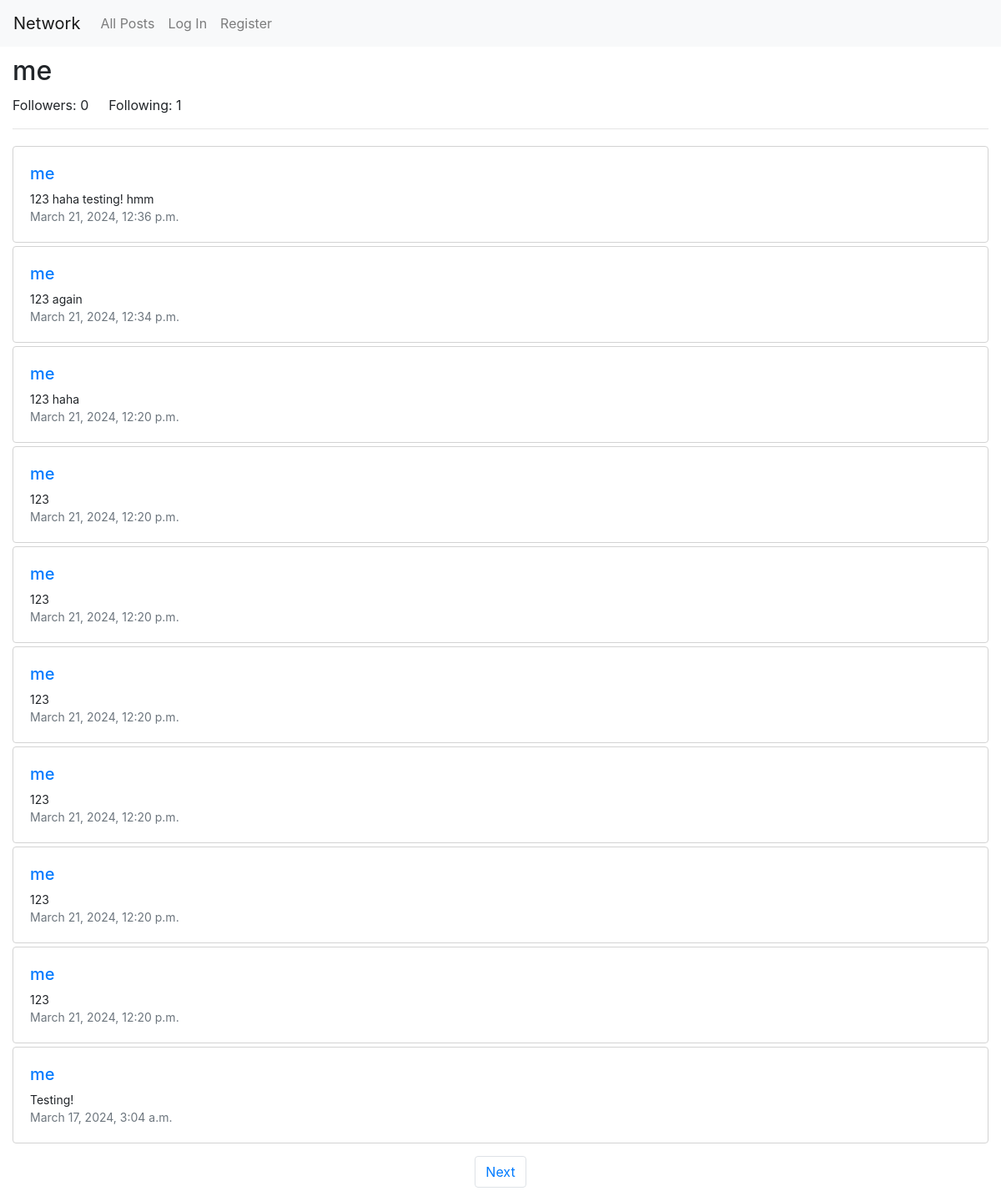
The app's page /profile/1 with its own data.
### network/models.py (models this page shows, shortened)
class User(AbstractUser):
    pass

class Post(models.Model):
    content = models.CharField(max_length=140)
    user = models.ForeignKey(User, on_delete=models.CASCADE, related_name="author")
    date = models.DateTimeField(auto_now_add=True)
    likes = models.IntegerField(default="0")

### network/views.py (the view)
# urls.py: path("profile/<int:user_id>", views.profile, name="profile"),
def profile(request, user_id):
    user = User.objects.get(pk=user_id)
    allPosts = Post.objects.filter(user=user).order_by("id").reverse()
    following = Follow.objects.filter(follower=user)
    followers = Follow.objects.filter(following=user)
    try:
        checkFollow = followers.filter(follower=User.objects.get(pk=request.user.id))
        if len(checkFollow) != 0:
            isFollowing = True
        else:
            isFollowing = False
    except:
        isFollowing = False
    paginator = Paginator(allPosts, 10)
    page_number = request.GET.get('page')
    posts_of_the_page = paginator.get_page(page_number)
    return render(request, "network/profile.html", {
        "posts_of_the_page": posts_of_the_page,
        "username": user.username,
        "following": following,
        "followers": followers,
        "isFollowing": isFollowing,
        "user_profile": user,
    })

### network/templates/network/profile.html (shortened to what this page needs)
{% extends "network/layout.html" %}
{% block body %}
    <h2 class="heading">{{ username }}</h2>
    <div class="d-flex">
        <p class="mr-4 mb-0">Followers: {{ followers.count }}</p>
        <p class="mr-4 mb-0">Following: {{ following.count }}</p>
    </div>
    <hr>
    <div class="all-posts">
        {% for post in posts_of_the_page %}
            <div class="post mt-1">
                <h5 class="username"><a href="{% url 'profile' user_id=post.user.id %}">{{ post.user }}</a></h5>
                <p class="content mb-0" id="content_{{ post.id }}">{{ post.content }}</p>
                <p class="date text-muted mb-0">{{ post.date }}</p>
            </div>
        {% endfor %}
    </div>
    <nav aria-label="Page navigation example">
        <ul class="pagination d-flex justify-content-center">
            {% if posts_of_the_page.has_next %}
                <li class="page-item"><a class="page-link" href="?page={{ posts_of_the_page.next_page_number }}">Next</a></li>
            {% endif %}
        </ul>
    </nav>
{% endblock %}

### network/static/network/styles.css (style rules this page uses)
.heading { margin: 10px 0px; }
.all-posts { display: flex; flex-direction: column; margin-bottom: 15px; }
.post { border: 1px solid lightgray; border-radius: 4px; padding: 20px; }
.content { font-size: 14px; }
.date { font-size: 14px; }

### records on screen
User: username "me"
Post: user "me", content "123 haha testing! hmm", date "March 21, 2024, 12:36 p.m."
Post: user "me", content "123 again", date "March 21, 2024, 12:34 p.m."
Post: user "me", content "123 haha", date "March 21, 2024, 12:20 p.m."
Post: user "me", content "123", date "March 21, 2024, 12:20 p.m."
Post: user "me", content "123", date "March 21, 2024, 12:20 p.m."
Post: user "me", content "123", date "March 21, 2024, 12:20 p.m."
Post: user "me", content "123", date "March 21, 2024, 12:20 p.m."
Post: user "me", content "123", date "March 21, 2024, 12:20 p.m."
Post: user "me", content "123", date "March 21, 2024, 12:20 p.m."
Post: user "me", content "Testing!", date "March 17, 2024, 3:04 a.m."

### other values on screen
{{ followers.count }} "0"
{{ following.count }} "1"
